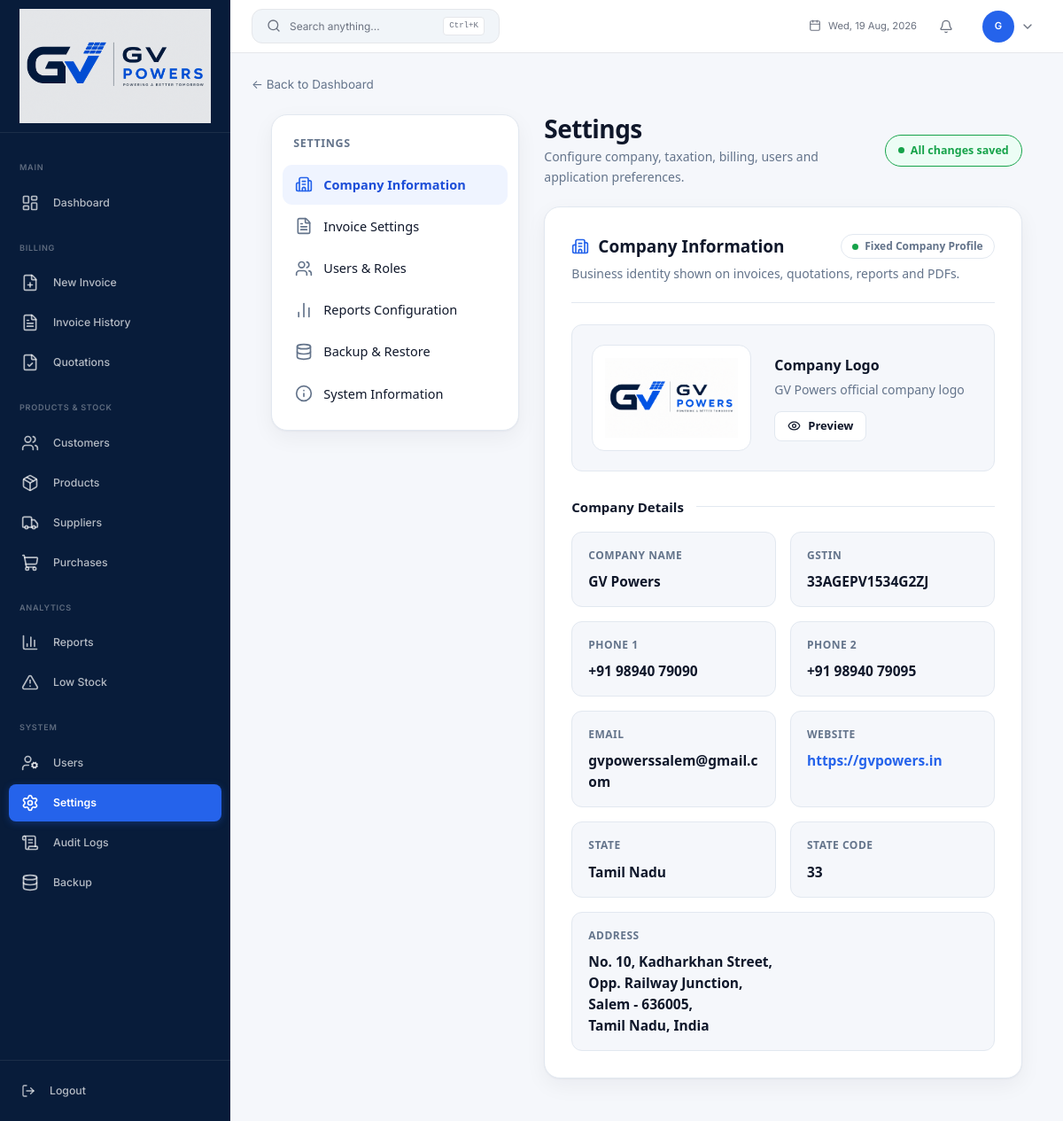
The page /settings (signed in) on the database its author committed.
### app.py (models this page shows, shortened)
class User(UserMixin, db.Model):
    __tablename__ = 'users'
    id = db.Column(db.Integer, primary_key=True)
    username = db.Column(db.String(80), unique=True, nullable=False)
    email = db.Column(db.String(120), unique=True, nullable=False)
    password_hash = db.Column(db.String(256), nullable=False)
    full_name = db.Column(db.String(120), nullable=False)
    role = db.Column(db.String(20), default='staff')
    is_active = db.Column(db.Boolean, default=True)
    last_login = db.Column(db.DateTime)
    created_at = db.Column(db.DateTime, default=datetime.utcnow)
    updated_at = db.Column(db.DateTime, default=datetime.utcnow, onupdate=datetime.utcnow)
    @property
    def is_admin(self): return self.role == 'admin'

class Settings(db.Model):
    __tablename__ = 'settings'
    id = db.Column(db.Integer, primary_key=True)
    key = db.Column(db.String(100), unique=True, nullable=False)
    value = db.Column(db.Text)
    updated_at = db.Column(db.DateTime, default=datetime.utcnow, onupdate=datetime.utcnow)

### app.py (the view, shortened to what this page needs)
@app.route('/settings', methods=['GET', 'POST'])
@admin_required
def settings_page():
    _load_company_settings(current_app)
    email_configured = bool((os.getenv('MAIL_PASSWORD') or os.getenv('SMTP_PASSWORD') or '').strip()
                            and (os.getenv('MAIL_USERNAME') or os.getenv('SMTP_EMAIL') or '').strip())
    import flask as _flask, platform as _platform, socket as _socket
    _db_path = current_app.config.get('SQLALCHEMY_DATABASE_URI', 'sqlite:///gv_powers.db')
    sys_info = {
        'erp_version': '1.0.0',
        'flask_version': _flask.__version__,
        'python_version': sys.version.split()[0],
        'os_name': f'{_platform.system()} {_platform.release()}',
        'db_status': 'Connected',
        'db_size': _fmt_bytes(os.path.getsize(os.path.join(current_app.root_path, 'gv_powers.db'))) if os.path.exists(os.path.join(current_app.root_path, 'gv_powers.db')) else '—',
        'server_time': datetime.now().strftime('%d %b %Y %H:%M:%S'),
        'cloudflare': os.getenv('CLOUDFLARE_STATUS') or 'N/A',
        'environment': os.getenv('FLASK_ENV', 'production'),
        'uptime': '—',
    }
    _backups = BackupService.list_backups(current_app._get_current_object())
    _last = _backups[0] if _backups else None
    db_size = _fmt_bytes(os.path.getsize(os.path.join(current_app.root_path, 'gv_powers.db'))) if os.path.exists(os.path.join(current_app.root_path, 'gv_powers.db')) else '—'
    sys_info['db_size'] = db_size
    return render_template('admin/settings.html', settings=_public_settings(), company=current_app.config.get('COMPANY', {}), email_configured=email_configured, sys_info=sys_info, db_size=db_size, last_backup=_last['filepath'] if _last else None, backups=_backups)

### templates/admin/settings.html (shortened to what this page needs)
{% extends "layouts/admin_layout.html" %}
{% block head %}
<link rel="stylesheet" href="{{ url_for('static', filename='css/settings.css') }}?v=5.0">
{% endblock %}
{% block back_link %}
<a href="{{ url_for('dashboard') }}" style="display:inline-flex;align-items:center;gap:6px;font-size:13.5px;color:#64748B;text-decoration:none;">← Back to Dashboard</a>
{% endblock %}
{% block content %}
<div id="settingsApp" class="settings-app">
  <div class="gv-shell">
    <nav class="gv-nav">
      <div class="gv-nav-title">Settings</div>
      {% set items = [
        ('company', 'building-2', 'Company Information'),
        ('invoice', 'file-text', 'Invoice Settings'),
        ('users', 'users', 'Users & Roles'),
        ('reports', 'bar-chart-2', 'Reports Configuration'),
        ('backup', 'database', 'Backup & Restore'),
        ('system', 'info', 'System Information')
      ] %}
      {% for key, ico, label in items %}
      <button type="button" class="gv-nav-item" data-gv-nav="{{ key }}">
        <i data-lucide="{{ ico }}" class="gv-nav-ico" width="20" height="20"></i>
        <span>{{ label }}</span>
      </button>
      {% endfor %}
    </nav>
    <main class="gv-main">
      <div class="gv-head">
        <div>
          <h2>Settings</h2>
          <div class="gv-sub">Configure company, taxation, billing, users and application preferences.</div>
        </div>
        <span class="gv-publish" data-gv-publish>
          <span class="gv-publish-dot"></span>
          <span data-gv-publish-text>All changes saved</span>
        </span>
      </div>
      <form action="{{ url_for('settings_page') }}" method="post" data-gv-form enctype="multipart/form-data">
      <div class="gv-modules">
        <div class="gv-module" data-gv-module="company">
          <div class="gv-card">
            <h3 class="gv-card-title"><i data-lucide="building-2" class="gv-card-ico" width="20" height="20"></i> Company Information
              <span class="gv-fixed-badge"><span class="gv-fixed-badge-dot"></span> Fixed Company Profile</span>
            </h3>
            <p class="gv-card-desc">Business identity shown on invoices, quotations, reports and PDFs.</p>
            <div class="gv-company-profile">
              <div class="gv-logo-box">
                <img src="{{ url_for('static', filename='img/logo/img.png') }}" alt="GV Powers logo">
              </div>
              <div class="gv-logo-meta">
                <div class="gv-logo-title">Company Logo</div>
                <div class="gv-logo-sub">GV Powers official company logo</div>
                <button type="button" class="gv-btn gv-btn--ghost gv-btn--sm" data-gv-logo-preview>
                  <i data-lucide="eye" class="gv-btn-ico" width="16" height="16"></i> Preview
                </button>
              </div>
            </div>
            <div class="gv-section-head"><div class="gv-section-title">Company Details</div></div>
            <div class="gv-details-grid">
              <div class="gv-detail">
                <span class="gv-detail-key">Company Name</span>
                <span class="gv-detail-val">GV Powers</span>
              </div>
              <div class="gv-detail">
                <span class="gv-detail-key">GSTIN</span>
                <span class="gv-detail-val">{{ company.gstin or '33AGEPV1534G2ZJ' }}</span>
              </div>
              <div class="gv-detail">
                <span class="gv-detail-key">Phone 1</span>
                <span class="gv-detail-val">{{ company.phone or '+91 98940 79090' }}</span>
              </div>
              <div class="gv-detail">
                <span class="gv-detail-key">Phone 2</span>
                <span class="gv-detail-val">{{ company.mobile or '+91 98940 79095' }}</span>
              </div>
              <div class="gv-detail">
                <span class="gv-detail-key">Email</span>
                <span class="gv-detail-val">{{ company.email or 'gvpowerssalem@gmail.com' }}</span>
              </div>
              <div class="gv-detail">
                <span class="gv-detail-key">Website</span>
                <span class="gv-detail-val"><a href="https://gvpowers.in" target="_blank" rel="noopener" class="gv-detail-link">https://gvpowers.in</a></span>
              </div>
              <div class="gv-detail">
                <span class="gv-detail-key">State</span>
                <span class="gv-detail-val">{{ company.state or 'Tamil Nadu' }}</span>
              </div>
              <div class="gv-detail">
                <span class="gv-detail-key">State Code</span>
                <span class="gv-detail-val">{{ company.state_code or 33 }}</span>
              </div>
              <div class="gv-detail gv-detail--full">
                <span class="gv-detail-key">Address</span>
                <span class="gv-detail-val">No. 10, Kadharkhan Street,<br>Opp. Railway Junction,<br>Salem - 636005,<br>Tamil Nadu, India</span>
              </div>
            </div>
          </div>
        </div>
            {% set perms = ['Dashboard','Invoices','Customers','Products','Reports','Settings','Delete','Print','Export'] %}
            {% set roles = ['Admin','Owner','Sales','Viewer'] %}
                {% set fy = settings.get('financial_year') or 'FY 2026-27' %}
      </div>
      </form>
    </main>
  </div>
</div>
{% endblock %}

### templates/layouts/admin_layout.html (shortened to what this page needs)
{% extends "base.html" %}
{% block body %}
<div class="app-wrapper">
    <aside class="sidebar" id="sidebar">
        <div class="sidebar-brand">
            <a href="{{ url_for('dashboard') }}" class="brand-icon-link">
                <img src="{{ url_for('static', filename='img/logo/img.png') }}" alt="GV Powers" class="brand-logo">
            </a>
        </div>
        <nav class="sidebar-nav">
            <div class="sidebar-section-title">Main</div>
            <a href="{{ url_for('dashboard') }}" class="nav-link {% if request.endpoint == 'dashboard' %}active{% endif %}" data-tooltip="Dashboard">
                <i data-lucide="layout-dashboard"></i>
                <span class="nav-text">Dashboard</span>
            </a>
            <div class="sidebar-section-title">Billing</div>
            <a href="{{ url_for('new_invoice') }}" class="nav-link {% if request.endpoint == 'new_invoice' %}active{% endif %}" data-tooltip="New Invoice">
                <i data-lucide="file-plus"></i>
                <span class="nav-text">New Invoice</span>
            </a>
            <a href="{{ url_for('invoice_history') }}" class="nav-link {% if request.endpoint in ('invoice_history', 'edit_invoice') %}active{% endif %}" data-tooltip="Invoice History">
                <i data-lucide="file-text"></i>
                <span class="nav-text">Invoice History</span>
            </a>
            {% if current_user.is_admin %}
            <a href="{{ url_for('quotations_list') }}" class="nav-link {% if request.endpoint in ('quotations_list', 'new_quotation', 'quotation_preview') %}active{% endif %}" data-tooltip="Quotations">
                <i data-lucide="file-check"></i>
                <span class="nav-text">Quotations</span>
            </a>
            <div class="sidebar-section-title">Products &amp; Stock</div>
            <a href="{{ url_for('customers_list') }}" class="nav-link {% if request.endpoint in ('customers_list', 'customer_profile', 'customer_ledger') %}active{% endif %}" data-tooltip="Customers">
                <i data-lucide="users"></i>
                <span class="nav-text">Customers</span>
            </a>
            <a href="{{ url_for('products_list') }}" class="nav-link " data-tooltip="Products">
                <i data-lucide="package"></i>
                <span class="nav-text">Products</span>
            </a>
            <a href="{{ url_for('suppliers_list') }}" class="nav-link {% if request.endpoint == 'suppliers_list' %}active{% endif %}" data-tooltip="Suppliers">
                <i data-lucide="truck"></i>
                <span class="nav-text">Suppliers</span>
            </a>
            <a href="{{ url_for('purchases_list') }}" class="nav-link {% if request.endpoint in ('purchases_list', 'purchase_orders') %}active{% endif %}" data-tooltip="Purchases">
                <i data-lucide="shopping-cart"></i>
                <span class="nav-text">Purchases</span>
            </a>
            <div class="sidebar-section-title">Analytics</div>
            {% set report_endpoints = ('reports_page', 'sales_report', 'payments_report', 'outstanding_report', 'gst_report', 'inventory_report', 'profit_report', 'customer_report', 'report_export') %}
            <a href="{{ url_for('reports_page') }}" class="nav-link {% if request.endpoint in report_endpoints %}active{% endif %}" data-tooltip="Reports">
                <i data-lucide="bar-chart-3"></i>
                <span class="nav-text">Reports</span>
            </a>
            <a href="{{ url_for('low_stock_report') }}" class="nav-link {% if request.endpoint == 'low_stock_report' %}active{% endif %}" data-tooltip="Low Stock">
                <i data-lucide="alert-triangle"></i>
                <span class="nav-text">Low Stock</span>
            </a>
            <div class="sidebar-section-title">System</div>
            <a href="{{ url_for('users_list') }}" class="nav-link {% if request.endpoint in ('users_list', 'profile') %}active{% endif %}" data-tooltip="Users">
                <i data-lucide="user-cog"></i>
                <span class="nav-text">Users</span>
            </a>
            <a href="{{ url_for('settings_page') }}" class="nav-link {% if request.endpoint == 'settings_page' %}active{% endif %}" data-tooltip="Settings">
                <i data-lucide="settings"></i>
                <span class="nav-text">Settings</span>
            </a>
            <a href="{{ url_for('audit_logs') }}" class="nav-link {% if request.endpoint == 'audit_logs' %}active{% endif %}" data-tooltip="Audit Logs">
                <i data-lucide="scroll-text"></i>
                <span class="nav-text">Audit Logs</span>
            </a>
            <a href="{{ url_for('backup_page') }}" class="nav-link {% if request.endpoint == 'backup_page' %}active{% endif %}" data-tooltip="Backup">
                <i data-lucide="database"></i>
                <span class="nav-text">Backup</span>
            </a>
            {% endif %}
        </nav>
        <div class="sidebar-footer">
            <form action="{{ url_for('logout') }}" method="POST" class="d-inline">
                <button type="submit" class="nav-link btn btn-link text-start w-100" data-tooltip="Logout">
                    <i data-lucide="log-out"></i><span class="nav-text">Logout</span>
                </button>
            </form>
        </div>
    </aside>
    <div class="main-content">
        <header class="top-navbar">
            <button class="search-trigger" onclick="openSearch()" type="button">
                <i data-lucide="search" style="width:16px;height:16px;"></i>
                <span class="search-label">Search anything...</span>
                <kbd>Ctrl+K</kbd>
            </button>
            <div class="navbar-date">
                <i data-lucide="calendar" style="width:14px;height:14px;"></i>
                <span id="navDateDisplay"></span>
            </div>
            <div class="dropdown erp-menu" id="notificationBell" data-erp-menu>
                <button class="btn btn-link text-decoration-none position-relative p-1 erp-menu__trigger" data-erp-trigger aria-expanded="false" style="height:34px;width:34px;border-radius:10px;">
                    <i data-lucide="bell" style="width:20px;height:20px;color:var(--text-muted);"></i>
                </button>
            </div>
            <div class="dropdown erp-menu" data-erp-menu>
                <button class="user-dropdown erp-menu__trigger" data-erp-trigger aria-expanded="false" style="gap:.5rem;height:auto;width:auto;border-radius:12px;padding:.35rem .5rem;border:1px solid transparent;">
                    <div class="user-avatar">{{ current_user.full_name[0] }}</div>
                    <i data-lucide="chevron-down" style="width:16px;height:16px;color:var(--text-muted);"></i>
                </button>
            </div>
        </header>
        <div class="page-content">
            {% block back_link %}{% endblock %}
            {% block content %}{% endblock %}
        </div>
    </div>
</div>
{% endblock %}

### rows shown on the page
User: full_name "G"
Settings: value "33AGEPV1534G2ZJ"
Settings: value "gvpowerssalem@gmail.com"

### other values the page prints
{{ label }} "Company Information" "Invoice Settings" "Users & Roles" "Reports Configuration" "Backup & Restore" "System Information"
{{ company.phone or '+91 98940 79090' }} "+91 98940 79090"
{{ company.mobile or '+91 98940 79095' }} "+91 98940 79095"
{{ company.state or 'Tamil Nadu' }} "Tamil Nadu"
{{ company.state_code or 33 }} "33"
